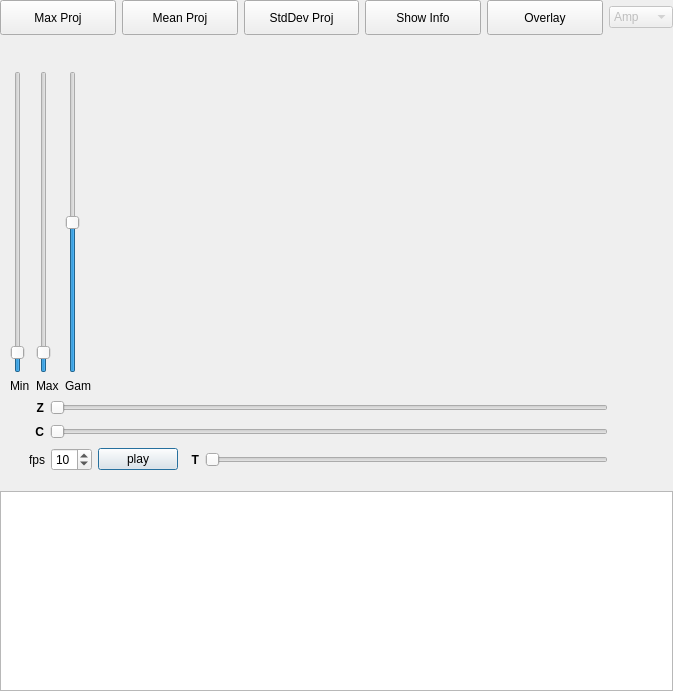
<?xml version="1.0" encoding="UTF-8"?>
<ui version="4.0">
 <class>Dialog</class>
 <widget class="QDialog" name="Dialog">
  <property name="geometry">
   <rect>
    <x>0</x>
    <y>0</y>
    <width>673</width>
    <height>691</height>
   </rect>
  </property>
  <property name="font">
   <font>
    <kerning>true</kerning>
   </font>
  </property>
  <property name="windowTitle">
   <string>Dialog</string>
  </property>
  <property name="autoFillBackground">
   <bool>true</bool>
  </property>
  <layout class="QVBoxLayout" name="verticalLayout_6">
   <property name="leftMargin">
    <number>0</number>
   </property>
   <property name="topMargin">
    <number>0</number>
   </property>
   <property name="rightMargin">
    <number>0</number>
   </property>
   <property name="bottomMargin">
    <number>0</number>
   </property>
   <item>
    <layout class="QVBoxLayout" name="mainLayout" stretch="0,0,0,0,0,0">
     <item>
      <layout class="QHBoxLayout" name="horizontalLayout" stretch="0,0,0,0,0,0">
       <property name="sizeConstraint">
        <enum>QLayout::SetDefaultConstraint</enum>
       </property>
       <property name="topMargin">
        <number>0</number>
       </property>
       <property name="bottomMargin">
        <number>0</number>
       </property>
       <item>
        <widget class="QPushButton" name="maxProjButton">
         <property name="minimumSize">
          <size>
           <width>0</width>
           <height>35</height>
          </size>
         </property>
         <property name="text">
          <string>Max Proj</string>
         </property>
         <property name="checkable">
          <bool>true</bool>
         </property>
         <property name="autoDefault">
          <bool>false</bool>
         </property>
         <property name="default">
          <bool>false</bool>
         </property>
         <property name="flat">
          <bool>false</bool>
         </property>
        </widget>
       </item>
       <item>
        <widget class="QPushButton" name="meanProjButton">
         <property name="enabled">
          <bool>true</bool>
         </property>
         <property name="minimumSize">
          <size>
           <width>0</width>
           <height>35</height>
          </size>
         </property>
         <property name="text">
          <string>Mean Proj</string>
         </property>
         <property name="checkable">
          <bool>true</bool>
         </property>
         <property name="autoDefault">
          <bool>false</bool>
         </property>
         <property name="default">
          <bool>false</bool>
         </property>
         <property name="flat">
          <bool>false</bool>
         </property>
        </widget>
       </item>
       <item>
        <widget class="QPushButton" name="stdProjButton">
         <property name="enabled">
          <bool>true</bool>
         </property>
         <property name="minimumSize">
          <size>
           <width>0</width>
           <height>35</height>
          </size>
         </property>
         <property name="text">
          <string>StdDev Proj</string>
         </property>
         <property name="checkable">
          <bool>true</bool>
         </property>
         <property name="autoDefault">
          <bool>false</bool>
         </property>
         <property name="default">
          <bool>false</bool>
         </property>
         <property name="flat">
          <bool>false</bool>
         </property>
        </widget>
       </item>
       <item>
        <widget class="QPushButton" name="infoButton">
         <property name="minimumSize">
          <size>
           <width>0</width>
           <height>35</height>
          </size>
         </property>
         <property name="text">
          <string>Show Info</string>
         </property>
         <property name="checkable">
          <bool>true</bool>
         </property>
         <property name="autoDefault">
          <bool>false</bool>
         </property>
         <property name="default">
          <bool>false</bool>
         </property>
         <property name="flat">
          <bool>false</bool>
         </property>
        </widget>
       </item>
       <item>
        <widget class="QPushButton" name="overlayButton">
         <property name="minimumSize">
          <size>
           <width>0</width>
           <height>35</height>
          </size>
         </property>
         <property name="text">
          <string>Overlay</string>
         </property>
         <property name="checkable">
          <bool>true</bool>
         </property>
         <property name="autoDefault">
          <bool>false</bool>
         </property>
         <property name="default">
          <bool>false</bool>
         </property>
         <property name="flat">
          <bool>false</bool>
         </property>
        </widget>
       </item>
       <item>
        <widget class="QComboBox" name="complexAttrib">
         <property name="enabled">
          <bool>false</bool>
         </property>
         <property name="maximumSize">
          <size>
           <width>64</width>
           <height>16777215</height>
          </size>
         </property>
         <item>
          <property name="text">
           <string>Amp</string>
          </property>
         </item>
         <item>
          <property name="text">
           <string>Phase</string>
          </property>
         </item>
         <item>
          <property name="text">
           <string>Real</string>
          </property>
         </item>
         <item>
          <property name="text">
           <string>Imag</string>
          </property>
         </item>
        </widget>
       </item>
      </layout>
     </item>
     <item>
      <widget class="QWidget" name="chanSelectWidget" native="true">
       <layout class="QHBoxLayout" name="chanSelectLayout">
        <property name="leftMargin">
         <number>15</number>
        </property>
        <property name="topMargin">
         <number>2</number>
        </property>
        <property name="rightMargin">
         <number>15</number>
        </property>
        <property name="bottomMargin">
         <number>2</number>
        </property>
        <item>
         <spacer name="horizontalSpacer_2">
          <property name="orientation">
           <enum>Qt::Horizontal</enum>
          </property>
          <property name="sizeHint" stdset="0">
           <size>
            <width>40</width>
            <height>20</height>
           </size>
          </property>
         </spacer>
        </item>
       </layout>
      </widget>
     </item>
     <item>
      <layout class="QHBoxLayout" name="imgLayout">
       <property name="topMargin">
        <number>0</number>
       </property>
       <property name="rightMargin">
        <number>5</number>
       </property>
       <item>
        <layout class="QVBoxLayout" name="verticalLayout">
         <property name="leftMargin">
          <number>10</number>
         </property>
         <item>
          <widget class="QSlider" name="minSlider">
           <property name="minimum">
            <number>-5</number>
           </property>
           <property name="maximum">
            <number>104</number>
           </property>
           <property name="orientation">
            <enum>Qt::Vertical</enum>
           </property>
          </widget>
         </item>
         <item>
          <widget class="QLabel" name="minLabel">
           <property name="text">
            <string>Min</string>
           </property>
          </widget>
         </item>
        </layout>
       </item>
       <item>
        <layout class="QVBoxLayout" name="verticalLayout_3">
         <item>
          <widget class="QSlider" name="maxSlider">
           <property name="minimum">
            <number>-5</number>
           </property>
           <property name="maximum">
            <number>104</number>
           </property>
           <property name="orientation">
            <enum>Qt::Vertical</enum>
           </property>
          </widget>
         </item>
         <item>
          <widget class="QLabel" name="maxLabel">
           <property name="text">
            <string>Max</string>
           </property>
          </widget>
         </item>
        </layout>
       </item>
       <item>
        <layout class="QVBoxLayout" name="verticalLayout_4">
         <item>
          <widget class="QSlider" name="gamSlider">
           <property name="minimum">
            <number>50</number>
           </property>
           <property name="maximum">
            <number>150</number>
           </property>
           <property name="value">
            <number>100</number>
           </property>
           <property name="orientation">
            <enum>Qt::Vertical</enum>
           </property>
          </widget>
         </item>
         <item>
          <widget class="QLabel" name="gamLabel">
           <property name="text">
            <string>Gam</string>
           </property>
          </widget>
         </item>
        </layout>
       </item>
       <item>
        <spacer name="horizontalSpacer">
         <property name="orientation">
          <enum>Qt::Horizontal</enum>
         </property>
         <property name="sizeHint" stdset="0">
          <size>
           <width>40</width>
           <height>20</height>
          </size>
         </property>
        </spacer>
       </item>
      </layout>
     </item>
     <item>
      <layout class="QVBoxLayout" name="SliderLayout">
       <property name="leftMargin">
        <number>20</number>
       </property>
       <property name="topMargin">
        <number>0</number>
       </property>
       <property name="rightMargin">
        <number>20</number>
       </property>
       <property name="bottomMargin">
        <number>12</number>
       </property>
       <item>
        <widget class="QWidget" name="Zwidget" native="true">
         <layout class="QHBoxLayout" name="horizontalLayout_5">
          <property name="topMargin">
           <number>1</number>
          </property>
          <property name="bottomMargin">
           <number>2</number>
          </property>
          <item>
           <widget class="QLabel" name="Zlabel">
            <property name="minimumSize">
             <size>
              <width>15</width>
              <height>0</height>
             </size>
            </property>
            <property name="maximumSize">
             <size>
              <width>15</width>
              <height>16777215</height>
             </size>
            </property>
            <property name="font">
             <font>
              <weight>75</weight>
              <bold>true</bold>
             </font>
            </property>
            <property name="text">
             <string>Z</string>
            </property>
            <property name="scaledContents">
             <bool>false</bool>
            </property>
            <property name="alignment">
             <set>Qt::AlignRight|Qt::AlignTrailing|Qt::AlignVCenter</set>
            </property>
           </widget>
          </item>
          <item>
           <widget class="QSlider" name="Zslider">
            <property name="orientation">
             <enum>Qt::Horizontal</enum>
            </property>
           </widget>
          </item>
          <item>
           <widget class="QLabel" name="ZsliderInfo">
            <property name="minimumSize">
             <size>
              <width>30</width>
              <height>0</height>
             </size>
            </property>
            <property name="text">
             <string/>
            </property>
           </widget>
          </item>
         </layout>
        </widget>
       </item>
       <item>
        <widget class="QWidget" name="Cwidget" native="true">
         <layout class="QHBoxLayout" name="horizontalLayout_6">
          <property name="topMargin">
           <number>1</number>
          </property>
          <property name="bottomMargin">
           <number>2</number>
          </property>
          <item>
           <widget class="QLabel" name="Clabel">
            <property name="minimumSize">
             <size>
              <width>15</width>
              <height>0</height>
             </size>
            </property>
            <property name="maximumSize">
             <size>
              <width>15</width>
              <height>16777215</height>
             </size>
            </property>
            <property name="font">
             <font>
              <weight>75</weight>
              <bold>true</bold>
             </font>
            </property>
            <property name="text">
             <string>C</string>
            </property>
            <property name="scaledContents">
             <bool>false</bool>
            </property>
            <property name="alignment">
             <set>Qt::AlignRight|Qt::AlignTrailing|Qt::AlignVCenter</set>
            </property>
           </widget>
          </item>
          <item>
           <widget class="QSlider" name="Cslider">
            <property name="orientation">
             <enum>Qt::Horizontal</enum>
            </property>
           </widget>
          </item>
          <item>
           <widget class="QLabel" name="CsliderInfo">
            <property name="minimumSize">
             <size>
              <width>30</width>
              <height>0</height>
             </size>
            </property>
            <property name="text">
             <string/>
            </property>
           </widget>
          </item>
         </layout>
        </widget>
       </item>
       <item>
        <widget class="QWidget" name="Twidget" native="true">
         <layout class="QHBoxLayout" name="horizontalLayout_7">
          <property name="topMargin">
           <number>1</number>
          </property>
          <property name="bottomMargin">
           <number>2</number>
          </property>
          <item>
           <widget class="QLabel" name="fpsLabel">
            <property name="text">
             <string>fps</string>
            </property>
           </widget>
          </item>
          <item>
           <widget class="QSpinBox" name="fpsSpin">
            <property name="focusPolicy">
             <enum>Qt::NoFocus</enum>
            </property>
            <property name="readOnly">
             <bool>false</bool>
            </property>
            <property name="minimum">
             <number>1</number>
            </property>
            <property name="maximum">
             <number>60</number>
            </property>
            <property name="value">
             <number>10</number>
            </property>
           </widget>
          </item>
          <item>
           <widget class="QPushButton" name="playButton">
            <property name="text">
             <string>play</string>
            </property>
           </widget>
          </item>
          <item>
           <widget class="QLabel" name="Tlabel">
            <property name="minimumSize">
             <size>
              <width>15</width>
              <height>0</height>
             </size>
            </property>
            <property name="maximumSize">
             <size>
              <width>15</width>
              <height>16777215</height>
             </size>
            </property>
            <property name="font">
             <font>
              <weight>75</weight>
              <bold>true</bold>
             </font>
            </property>
            <property name="text">
             <string>T</string>
            </property>
            <property name="scaledContents">
             <bool>false</bool>
            </property>
            <property name="alignment">
             <set>Qt::AlignRight|Qt::AlignTrailing|Qt::AlignVCenter</set>
            </property>
           </widget>
          </item>
          <item>
           <widget class="QSlider" name="Tslider">
            <property name="orientation">
             <enum>Qt::Horizontal</enum>
            </property>
           </widget>
          </item>
          <item>
           <widget class="QLabel" name="TsliderInfo">
            <property name="minimumSize">
             <size>
              <width>30</width>
              <height>0</height>
             </size>
            </property>
            <property name="text">
             <string/>
            </property>
           </widget>
          </item>
         </layout>
        </widget>
       </item>
      </layout>
     </item>
     <item>
      <layout class="QGridLayout" name="gridLayout"/>
     </item>
     <item>
      <widget class="QTextEdit" name="infoText">
       <property name="minimumSize">
        <size>
         <width>0</width>
         <height>200</height>
        </size>
       </property>
       <property name="maximumSize">
        <size>
         <width>16777215</width>
         <height>200</height>
        </size>
       </property>
       <property name="frameShadow">
        <enum>QFrame::Plain</enum>
       </property>
       <property name="lineWidth">
        <number>8</number>
       </property>
       <property name="readOnly">
        <bool>true</bool>
       </property>
      </widget>
     </item>
    </layout>
   </item>
  </layout>
  <action name="actionmax_proj">
   <property name="text">
    <string>max proj</string>
   </property>
   <property name="shortcut">
    <string>M</string>
   </property>
  </action>
 </widget>
 <resources/>
 <connections>
  <connection>
   <sender>overlayButton</sender>
   <signal>clicked(bool)</signal>
   <receiver>chanSelectWidget</receiver>
   <slot>setVisible(bool)</slot>
   <hints>
    <hint type="sourcelabel">
     <x>66</x>
     <y>22</y>
    </hint>
    <hint type="destinationlabel">
     <x>49</x>
     <y>51</y>
    </hint>
   </hints>
  </connection>
 </connections>
</ui>
